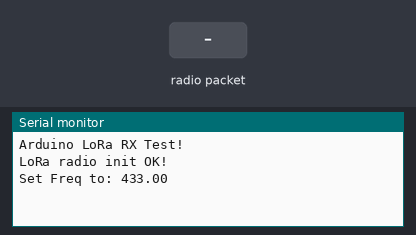
The sketch below on a simulated Arduino Uno, built with avr-gcc and run on an emulated ATmega328P. Parts: the last lines printed to the serial monitor. Inputs (shaded band) come from the test bench. No radio packets arrive unless stated.

Above: at 1.3 s.
1.4 s: radio packet "1" arrives
At 1.9 s:
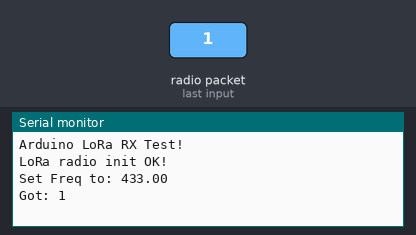
2.9 s: radio packet "0" arrives
At 4.1 s:
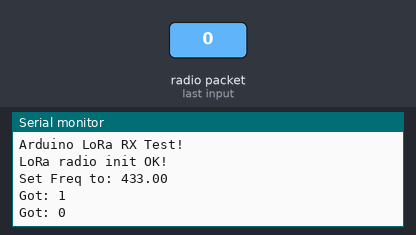
4.4 s: radio packet "2" arrives
At 5.4 s:
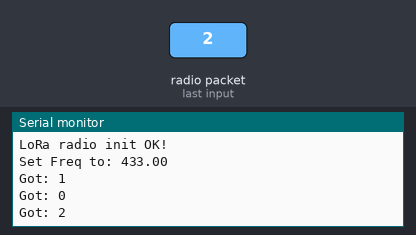

Measured:
- after the input at 1.4 s, the serial monitor: prints a new line at once (image 1)
- after the input at 2.9 s, the serial monitor: prints a new line at once (image 2)
- after the input at 4.4 s, the serial monitor: prints a new line at once (image 3)

The sketch:

sketch_EasyLoRa-Example-Receiver.ino
```cpp
#include <SPI.h>
#include <RH_RF95.h>
#define RFM95_CS 10

#define RFM95_RST 9
#define RFM95_INT 2
// Change to 434.0 or other frequency, must match RX's freq!
#define RF95_FREQ 433.0

RH_RF95 rf95(RFM95_CS, RFM95_INT);


void setup()
{

 pinMode(RFM95_RST, OUTPUT);
 digitalWrite(RFM95_RST, HIGH);

 while (!Serial);
 Serial.begin(9600);
 delay(100);

 Serial.println("Arduino LoRa RX Test!");

 // manual reset
 digitalWrite(RFM95_RST, LOW);
 delay(10);
 digitalWrite(RFM95_RST, HIGH);
 delay(10);

 while (!rf95.init()) {
  Serial.println("LoRa radio init failed");
  while (1);
 }
 Serial.println("LoRa radio init OK!");

 // Defaults after init are 434.0MHz, modulation GFSK_Rb250Fd250, +13dbM
 if (!rf95.setFrequency(RF95_FREQ)) {
  Serial.println("setFrequency failed");
  while (1);
 }
 Serial.print("Set Freq to: "); Serial.println(RF95_FREQ);

 // Defaults after init are 434.0MHz, 13dBm, Bw = 125 kHz, Cr = 4/5, Sf = 128chips/symbol, CRC on

 // The default transmitter power is 13dBm, using PA_BOOST.
 // If you are using RFM95/96/97/98 modules which uses the PA_BOOST transmitter pin, then
 // you can set transmitter powers from 5 to 23 dBm:
 rf95.setTxPower(23, false);
}
void loop()
{
 if (rf95.available())
  {
   // Should be a message for us now
   uint8_t buf[RH_RF95_MAX_MESSAGE_LEN];
   uint8_t len = sizeof(buf);
   if (rf95.recv(buf, &len))
    {
     Serial.print("Got: ");
     Serial.println((char*)buf);

    }
    else
    {
     Serial.println("Receive failed");
    }
  }
}
```
